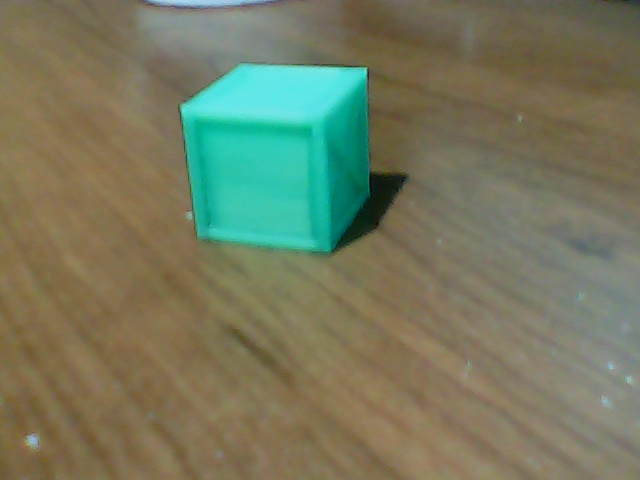
#> input picture Main/Image Processing/Object Detection/(1) Darknet (by pjreddie)/data/img/img (1).jpg, 640 x 480 px, given in place of the camera
$ python objectDetection.py
#> lines starting #> are read from the running program, lines starting #| are printed output that depends on the picture; after the words box and inside, x2 and y2 are one past the last pixel; in counts of white or black regions, pixels touching at a corner belong together
#!/usr/bin/env python
# coding: utf-8

# In[6]:


import cv2 as cv
import time
import numpy as np

cap = cv.VideoCapture(0)
cap.set(3,640)
cap.set(4,480)

prev_frame_time = 0
new_frame_time = 0
font = cv.FONT_HERSHEY_SIMPLEX
avgFPS = []
i = 0

while True:
    success, img = cap.read()
#> img is the input picture: shape (480, 640, 3); mean B, G, R 95.2, 121.1, 116.7
    noise = cv.bilateralFilter(img,9,75,75)
    edge = cv.Canny(noise, 50, 150)
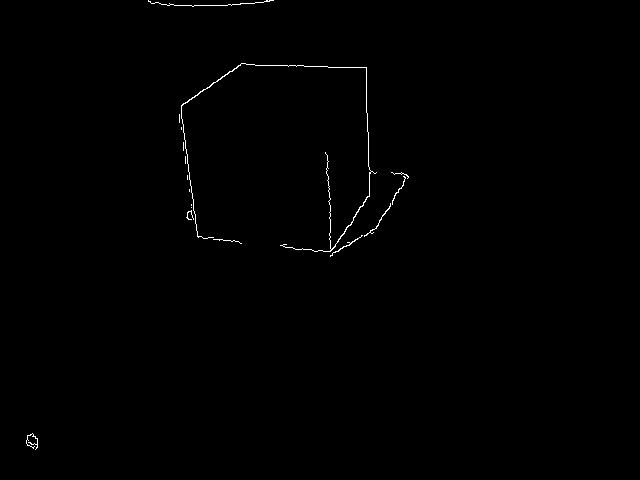
#> edge: shape (480, 640); 0.4% white in thin lines or dots, all inside (x1, y1, x2, y2) = (26, 0, 409, 450)
    kernel = np.ones((3,3), np.uint8)
    dilated = cv.dilate(edge,kernel,iterations=1)
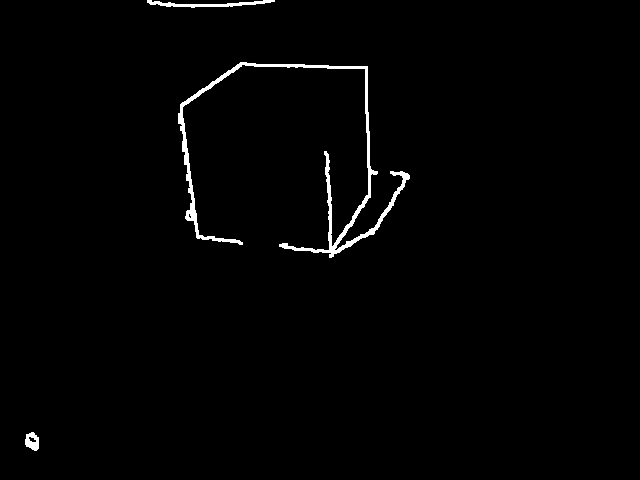
#> dilated: shape (480, 640); 1.3% white; 3 white regions

    new_frame_time = time.time()
    fps = 1/(new_frame_time-prev_frame_time)
    prev_frame_time = new_frame_time

    if i < 500:
        avgFPS.append(fps)
        i+=1

    fps = int(fps)
    fps = str(fps)

    contours, h = cv.findContours(dilated, 1, 2)
#> contours = 5 contours, 1 with area under 20; largest, box (x1, y1, x2, y2) and area: (178, 62, 410, 258) 2450, (147, 0, 275, 8) 287, (25, 432, 39, 451) 178, (28, 436, 37, 443) 30; h = [[1, -1, -1, -1], [2, 0, -1, -1], [3, 1, -1, -1], [4, 2, -1, -1], [-1, 3, -1, -1]]
    contours= sorted(contours, key = cv.contourArea, reverse = True)[:1]
#> contours = 1 contour; box (x1, y1, x2, y2) and area: (178, 62, 410, 258) 2450
    pt = (180, 3 * img.shape[0] // 4)
#> pt = (180, 360)

    for cnt in contours:
        approx = cv.approxPolyDP(cnt,0.01*cv.arcLength(cnt,True),True)
        # print len(cnt)
        if len(approx) >= 4 and len(approx) <= 8:
            cv.drawContours(img,[cnt],-1,(255,0,0),3)
            cv.putText(img,'Cube', pt ,font, 2, [0,255, 255], 2)
#> this loop made 1 pass

    cv.putText(img, fps, (7, 70), font, 3, (100, 255, 0), 3, cv.LINE_AA)
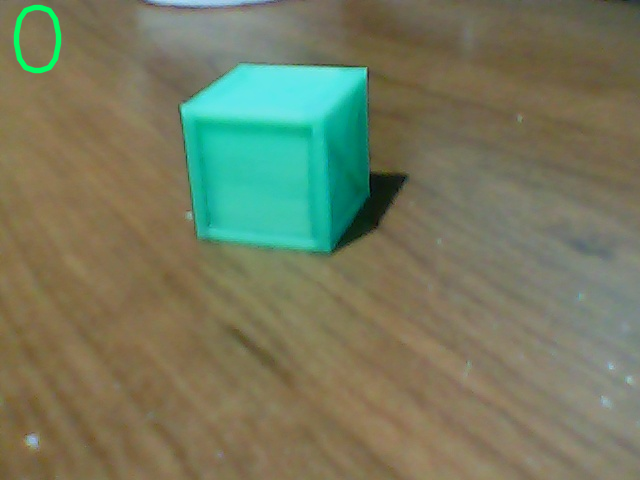
#> img: shape (480, 640, 3); 0.38% of pixels changed, all inside (x1, y1, x2, y2) = (13, 4, 62, 74)
    cv.namedWindow("Shape", cv.WINDOW_NORMAL)
    cv.imshow('Shape',img)

    corners    = cv.goodFeaturesToTrack(edge,6,0.06,25)
#> corners = [[191, 211], [364, 69], [363, 235], [198, 236], [33, 447], [329, 249]]
    corners    = np.float32(corners)

    for    item in    corners:
        x,y    = item[0]
        cv.circle(img,(x,y),10,255,-1)
#> this loop made 6 passes
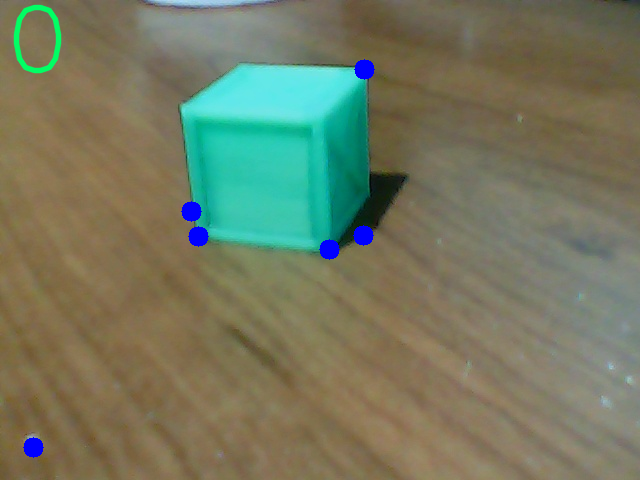
#> img: shape (480, 640, 3); 0.62% of pixels changed, all inside (x1, y1, x2, y2) = (23, 59, 375, 458)

    cv.putText(img, fps, (7, 70), font, 3, (100, 255, 0), 3, cv.LINE_AA)
    cv.namedWindow("Corners", cv.WINDOW_NORMAL)
    cv.imshow("Corners",img)


    cv.putText(edge, fps, (7, 70), font, 3, (100, 255, 0), 3, cv.LINE_AA)
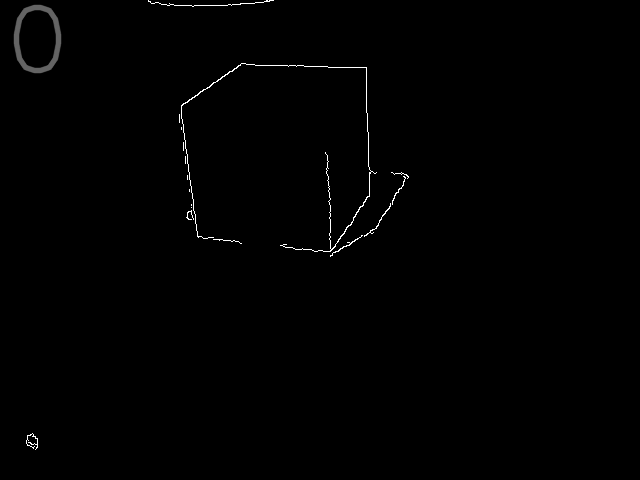
#> edge: shape (480, 640); 0.38% of pixels changed, all inside (x1, y1, x2, y2) = (13, 4, 62, 74)
    cv.namedWindow("Webcam", cv.WINDOW_NORMAL)
    cv.imshow("Webcam", edge)

    if cv.waitKey(1) & 0xFF == ord("w"):
#> (key Esc is pressed here)
        break

avg = sum(avgFPS)/len(avgFPS)
print("Avg. FPS = ", avg)
cap.release()
cv.destroyAllWindows()


# In[ ]:


# In[ ]:

$ run again, on Main/Image Processing/Object Detection/(1) Darknet (by pjreddie)/data/img/img (100).jpg
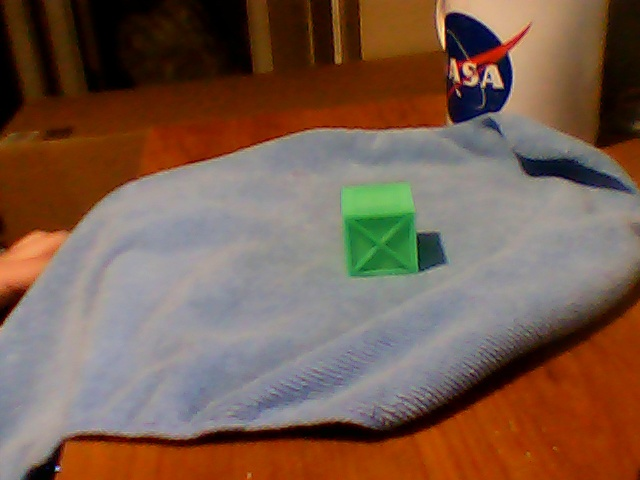
#> input picture Main/Image Processing/Object Detection/(1) Darknet (by pjreddie)/data/img/img (100).jpg, 640 x 480 px, given in place of the camera
#> img is the input picture: shape (480, 640, 3); mean B, G, R 77.3, 93.4, 121.1
#> `dilated = cv.dilate(edge,kernel,iterations=1)`:
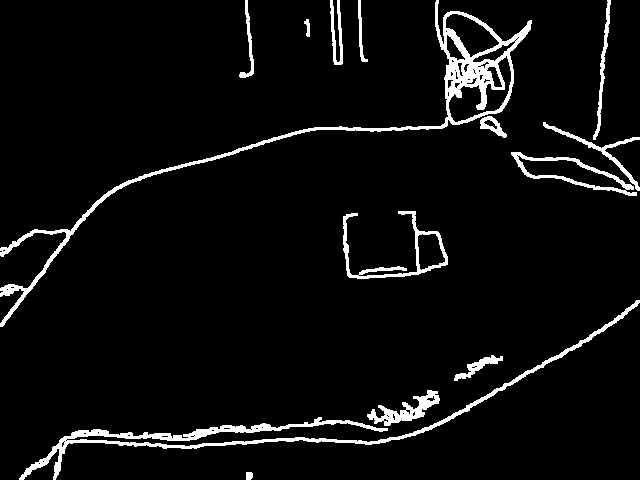
#> dilated: shape (480, 640); 5.2% white; 14 white regions
#> `contours, h = cv.findContours(dilated, 1, 2)`: contours = 77 contours, 48 with area under 20; largest, box (x1, y1, x2, y2) and area: (0, 0, 532, 327) 8374, (19, 300, 640, 480) 3454, (511, 152, 637, 196) 2182, (448, 55, 512, 123) 1612, (343, 211, 448, 279) 1604; h = 77 rows, first 6: [1, -1, -1, -1], [2, 0, -1, -1], [3, 1, -1, -1], [4, 2, -1, -1], [5, 3, -1, -1], [6, 4, -1, -1]
#> `contours= sorted(contours, key = cv.contourArea, reverse = True)[:1]`: contours = 1 contour; box (x1, y1, x2, y2) and area: (0, 0, 532, 327) 8374
#> the loop `for cnt in contours:` made 1 pass
#> corners = [[57, 468], [372, 417], [453, 77], [497, 361], [635, 194], [406, 417]]
#> the loop `for    item in    corners:` made 6 passes
#> `cv.putText(edge, fps, (7, 70), font, 3, (100, 255, 0), 3, cv.LINE_AA)`:
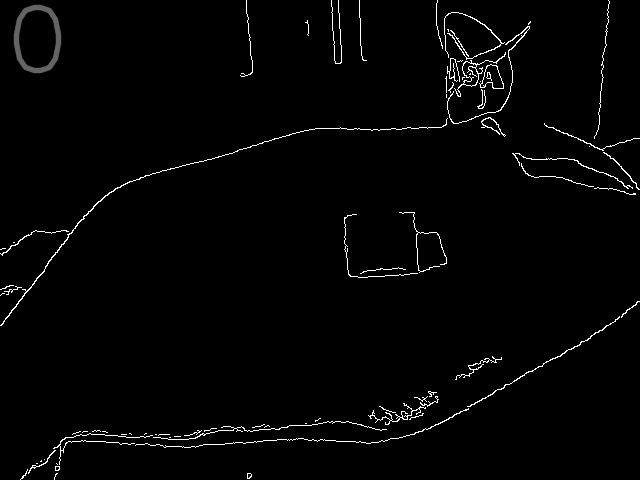
#> edge: shape (480, 640); min 0, max 255, mean 4.4

$ run again, on Main/Image Processing/Object Detection/(1) Darknet (by pjreddie)/data/img/img (103).jpg
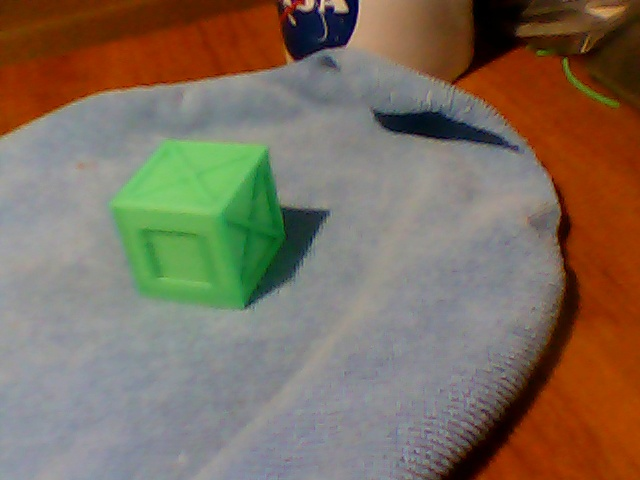
#> input picture Main/Image Processing/Object Detection/(1) Darknet (by pjreddie)/data/img/img (103).jpg, 640 x 480 px, given in place of the camera
#> img is the input picture: shape (480, 640, 3); mean B, G, R 93.1, 110.4, 125.8
#> `dilated = cv.dilate(edge,kernel,iterations=1)`:
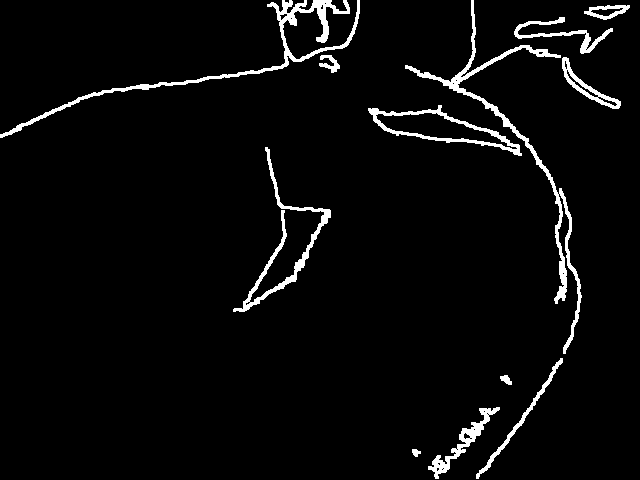
#> dilated: shape (480, 640); 3.8% white; 12 white regions
#> `contours, h = cv.findContours(dilated, 1, 2)`: contours = 38 contours, 20 with area under 20; largest, box (x1, y1, x2, y2) and area: (368, 105, 522, 156) 2926, (405, 0, 582, 354) 2270, (0, 0, 360, 138) 2071, (375, 112, 518, 150) 2016, (233, 147, 331, 312) 1176; h = 38 rows, first 6: [1, -1, -1, -1], [2, 0, -1, -1], [3, 1, -1, -1], [4, 2, -1, -1], [5, 3, -1, -1], [6, 4, -1, -1]
#> `contours= sorted(contours, key = cv.contourArea, reverse = True)[:1]`: contours = 1 contour; box (x1, y1, x2, y2) and area: (368, 105, 522, 156) 2926
#> the loop `for cnt in contours:` made 1 pass
#> corners = [[506, 123], [565, 59], [429, 467], [466, 443], [326, 212], [481, 409]]
#> the loop `for    item in    corners:` made 6 passes
#> `cv.putText(edge, fps, (7, 70), font, 3, (100, 255, 0), 3, cv.LINE_AA)`:
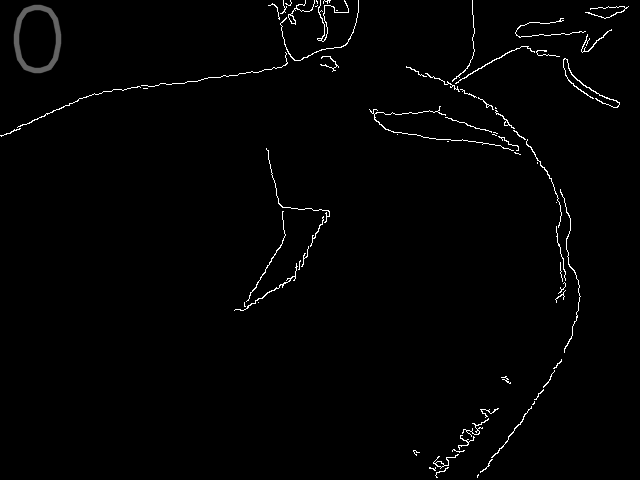
#> edge: shape (480, 640); min 0, max 255, mean 3.3
